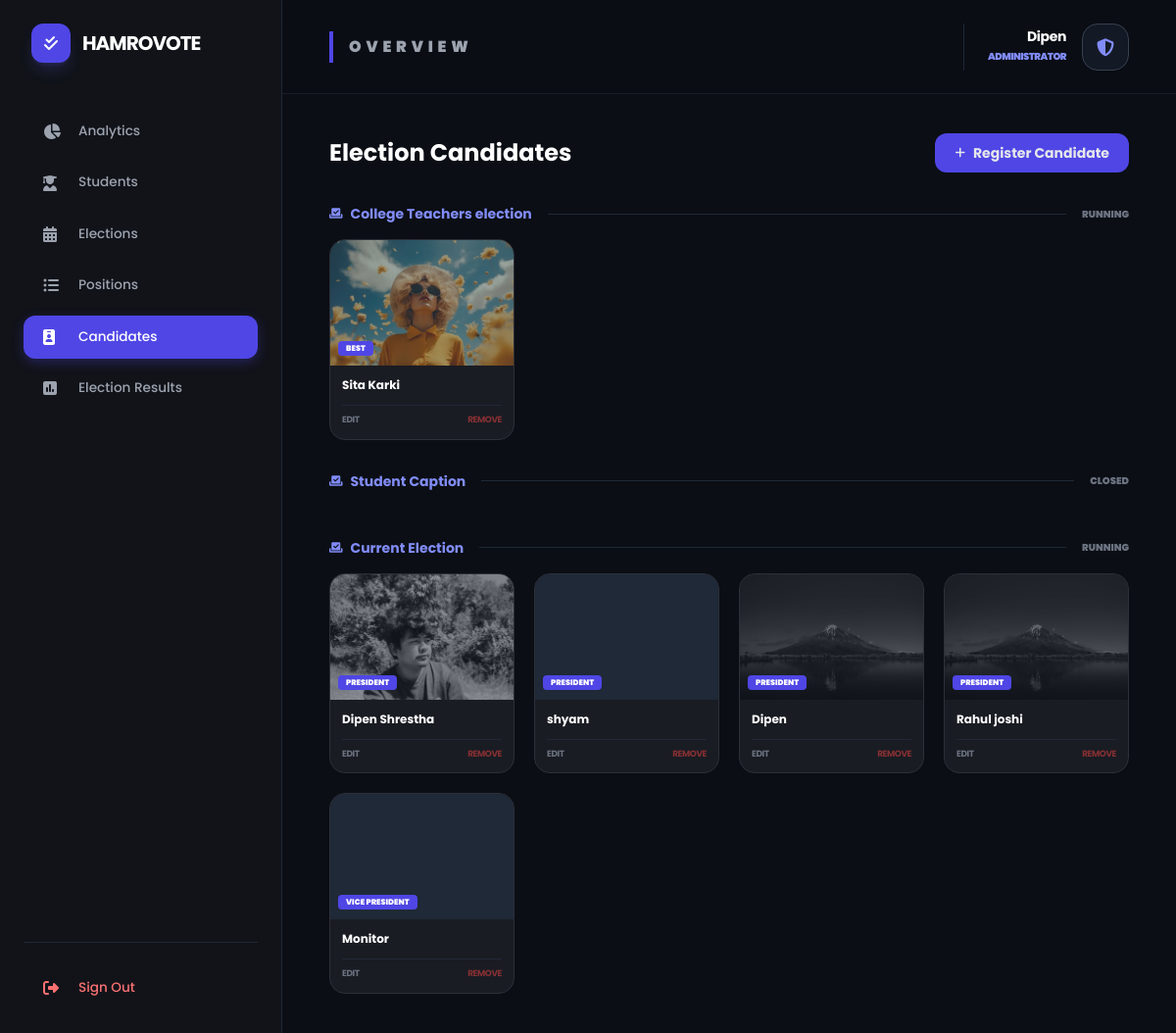
The page /candidates/ (signed in) on the database its author committed.
### voter/models.py (models this page shows, shortened)
class Election(models.Model):
    title = models.CharField(max_length=200)
    description = models.TextField(blank=True, null=True)
    start_date = models.DateTimeField()
    end_date = models.DateTimeField()
    is_active = models.BooleanField(default=True)
    created_at = models.DateTimeField(auto_now_add=True)
    @property
    def status(self):
        now = timezone.now()
        if not self.is_active:
            return "Disabled"
        if now < self.start_date:
            return "Upcoming"
        elif now > self.end_date:
            return "Closed"
        return "Running"
    class Meta:
        ordering = ['-start_date']

class Candidate(models.Model):
    position = models.ForeignKey(Position, on_delete=models.CASCADE, related_name='candidates')
    name = models.CharField(max_length=100)
    bio = models.TextField()
    manifesto = models.TextField()
    photo = models.ImageField(upload_to='candidates/', blank=True, null=True)
    is_active = models.BooleanField(default=True)
    created_at = models.DateTimeField(auto_now_add=True)

class Position(models.Model):
    election = models.ForeignKey(Election, on_delete=models.CASCADE, related_name='positions')
    title = models.CharField(max_length=100)
    description = models.TextField(blank=True, null=True)
    order = models.IntegerField(default=0)
    class Meta:
        ordering = ['order']

### dashboard/views.py (the view, shortened to what this page needs)
# urls.py: path('candidates/', views.manage_candidates, name='manage_candidates'),
@staff_member_required
def manage_candidates(request):
    elections = Election.objects.all().order_by('-start_date')
    return render(request, 'manage_candidates.html', {'elections': elections})

### dashboard/templates/manage_candidates.html (shortened to what this page needs)
{% extends 'dashboard/base.html' %}
{% block content %}
<div class="w-full px-2 space-y-8">
    <div class="flex justify-between items-center">
        <h1 class="text-2xl font-bold text-white">Election Candidates</h1>
        <button onclick="document.getElementById('addModal').classList.remove('hidden')" class="bg-indigo-600 hover:bg-indigo-700 px-5 py-2.5 rounded-xl font-bold transition flex items-center text-sm">
            <i class="fas fa-plus mr-2 text-xs"></i> Register Candidate
        </button>
    </div>
    {% for election in elections %}
    <div class="space-y-4">
        <div class="flex items-center gap-4">
            <h2 class="text-sm font-bold text-indigo-400 flex items-center whitespace-nowrap">
                <i class="fas fa-vote-yea mr-2 text-xs"></i> {{ election.title }}
            </h2>
            <div class="h-[1px] flex-1 bg-gray-800"></div>
            <span class="text-[10px] font-black uppercase text-gray-500 whitespace-nowrap">{{ election.status }}</span>
        </div>
        <div class="grid grid-cols-1 sm:grid-cols-2 md:grid-cols-3 lg:grid-cols-4 xl:grid-cols-5 gap-5">
            {% for position in election.positions.all %}
                {% for c in position.candidates.all %}
                <div class="card overflow-hidden group">
                    <div class="h-32 bg-gray-800 relative">
                        {% if c.photo %}<img src="{{ c.photo.url }}" class="w-full h-full object-cover opacity-60 group-hover:scale-105 transition-transform duration-500">{% endif %}
                        <div class="absolute bottom-2 left-2">
                            <span class="bg-indigo-600 text-white text-[8px] font-black px-2 py-0.5 rounded uppercase">{{ position.title }}</span>
                        </div>
                    </div>
                    <div class="p-3">
                        <h3 class="font-bold text-white text-xs truncate">{{ c.name }}</h3>
                        <div class="flex justify-between items-center mt-3 pt-2 border-t border-gray-800">
                            <a href="{% url 'dashboard:edit_candidate' c.id %}" class="text-gray-500 hover:text-white text-[9px] font-bold uppercase tracking-tighter transition">Edit</a>
                            <a href="{% url 'dashboard:delete_candidate' c.id %}" onclick="return confirm('Remove?')" class="text-red-500/50 hover:text-red-400 text-[9px] font-bold uppercase tracking-tighter transition">Remove</a>
                        </div>
                    </div>
                </div>
                {% endfor %}
            {% endfor %}
        </div>
    </div>
    {% endfor %}
</div>
{% endblock %}

### dashboard/templates/dashboard/base.html (shortened to what this page needs)
<!DOCTYPE html>
<html lang="en">
<head>
    <script src="https://cdn.tailwindcss.com"></script>
    <link rel="stylesheet" href="https://cdnjs.cloudflare.com/ajax/libs/font-awesome/6.4.0/css/all.min.css">
</head>
<body class="flex min-h-screen">
    <aside class="w-72 sidebar p-6 flex flex-col sticky top-0 h-screen z-50">
        <div class="flex items-center gap-3 mb-12 px-2">
            <div class="w-10 h-10 bg-indigo-600 rounded-xl flex items-center justify-center shadow-lg shadow-indigo-500/20">
                <i class="fas fa-check-double text-white"></i>
            </div>
            <span class="text-xl font-bold tracking-tighter text-white uppercase">HamroVote</span>
        </div>
        <nav class="flex-1 space-y-2">
            <a href="{% url 'dashboard:admin_dashboard' %}" class="nav-link {% if request.resolver_match.url_name == 'admin_dashboard' %}active{% endif %}">
                <i class="fas fa-chart-pie"></i> Analytics
            </a>
            <a href="{% url 'dashboard:manage_students' %}" class="nav-link {% if request.resolver_match.url_name == 'manage_students' %}active{% endif %}">
                <i class="fas fa-user-graduate"></i> Students
            </a>
            <a href="{% url 'dashboard:manage_elections' %}" class="nav-link {% if request.resolver_match.url_name == 'manage_elections' %}active{% endif %}">
                <i class="fas fa-calendar-alt"></i> Elections
            </a>
            <a href="{% url 'dashboard:manage_positions' %}" class="nav-link {% if request.resolver_match.url_name == 'manage_positions' %}active{% endif %}">
                <i class="fas fa-list-ul"></i> Positions
            </a>
            <a href="{% url 'dashboard:manage_candidates' %}" class="nav-link {% if request.resolver_match.url_name == 'manage_candidates' %}active{% endif %}">
                <i class="fas fa-id-badge"></i> Candidates
            </a>
                <a href="{% url 'dashboard:admin_results' %}" class="nav-link {% if request.resolver_match.url_name == 'admin_results' %}active{% endif %}">
        <i class="fas fa-poll"></i> Election Results
    </a>
        </nav>
        <div class="mt-auto pt-6 border-t border-gray-800">
            <a href="{% url 'accounts:logout' %}" class="nav-link text-red-400 hover:bg-red-500/10">
                <i class="fas fa-sign-out-alt"></i> Sign Out
            </a>
        </div>
    </aside>
    <div class="flex-1 flex flex-col">
<header class="h-24 border-b border-gray-800/60 flex items-center justify-between px-12 bg-[#0b0e14]/80 backdrop-blur-md sticky top-0 z-40">
    <div>
        <h2 class="text-base font-black text-gray-400 uppercase tracking-[0.3em] border-l-4 border-indigo-600 pl-4 py-1">
            {% block page_title %}Overview{% endblock %}
        </h2>
    </div>
    <div class="flex items-center gap-6">
        <div class="flex items-center gap-4 pl-6 border-l border-gray-800">
            <div class="text-right hidden sm:block">
                <p class="text-sm font-bold text-white leading-none capitalize tracking-tight">{{ user.username }}</p>
                <p class="text-[10px] text-indigo-400 font-black uppercase tracking-tighter mt-1.5">Administrator</p>
            </div>
            <div class="w-12 h-12 bg-gray-800/50 rounded-2xl flex items-center justify-center border border-gray-700 shadow-inner">
                <i class="fas fa-shield-alt text-indigo-400 text-lg"></i>
            </div>
        </div>
    </div>
</header>
        <main class="p-10 flex-1">
            {% block content %}{% endblock %}
        </main>
    </div>
</body>
</html>

### dashboard/templates/dashboard/base.html (style rules this page uses)
body { background-color: #0b0e14; color: #e5e7eb; font-family: 'Poppins', sans-serif; }
.sidebar { background-color: #111319; border-right: 1px solid #1f2937; }
.card { background-color: #1a1c23; border: 1px solid #2d2f39; border-radius: 1rem; }
.nav-link { color: #9ca3af; padding: 0.75rem 1.25rem; display: flex; align-items: center; border-radius: 0.75rem; transition: all 0.2s ease; font-size: 0.85rem; font-weight: 500; }
.nav-link.active { background-color: #4f46e5; color: #fff; box-shadow: 0 4px 12px rgba(79, 70, 229, 0.3); }
.nav-link i { width: 2.25rem; font-size: 1rem; }

### rows shown on the page
Election: title "College Teachers election", status "RUNNING"
Position: title "BEST"
Candidate: photo (picture), name "Sita Karki"
Election: title "Student Caption", status "CLOSED"
Election: title "Current Election", status "RUNNING"
Position: title "PRESIDENT"
Candidate: photo (picture), name "Dipen Shrestha"
Candidate: name "shyam"
Candidate: photo (picture), name "Dipen"
Candidate: photo (picture), name "Rahul joshi"
Position: title "VICE PRESIDENT"
Candidate: name "Monitor"

### other values the page prints
{{ user.username }} "Dipen"
